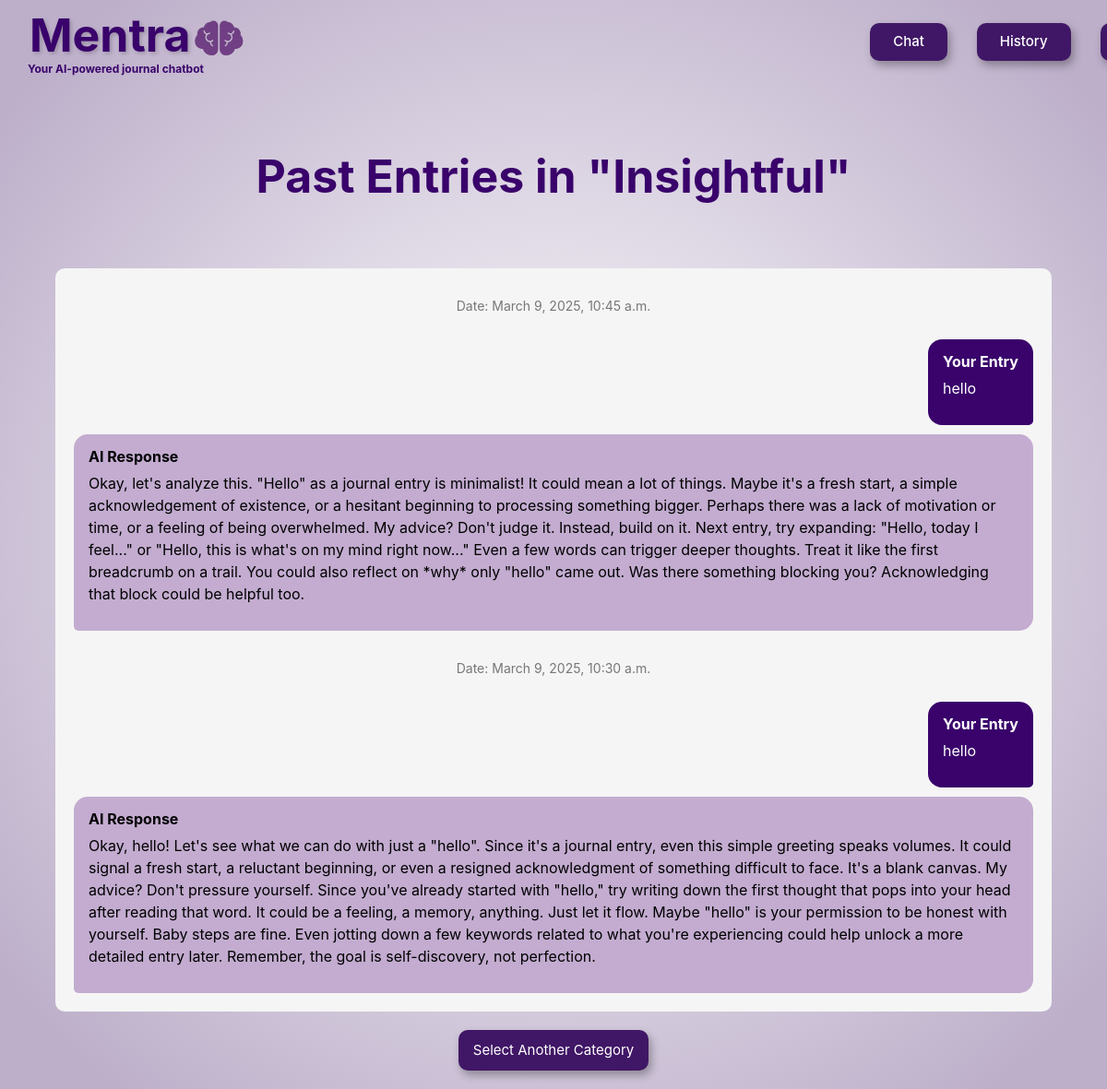
The app's page /past_entries/2/ (signed in), older data.
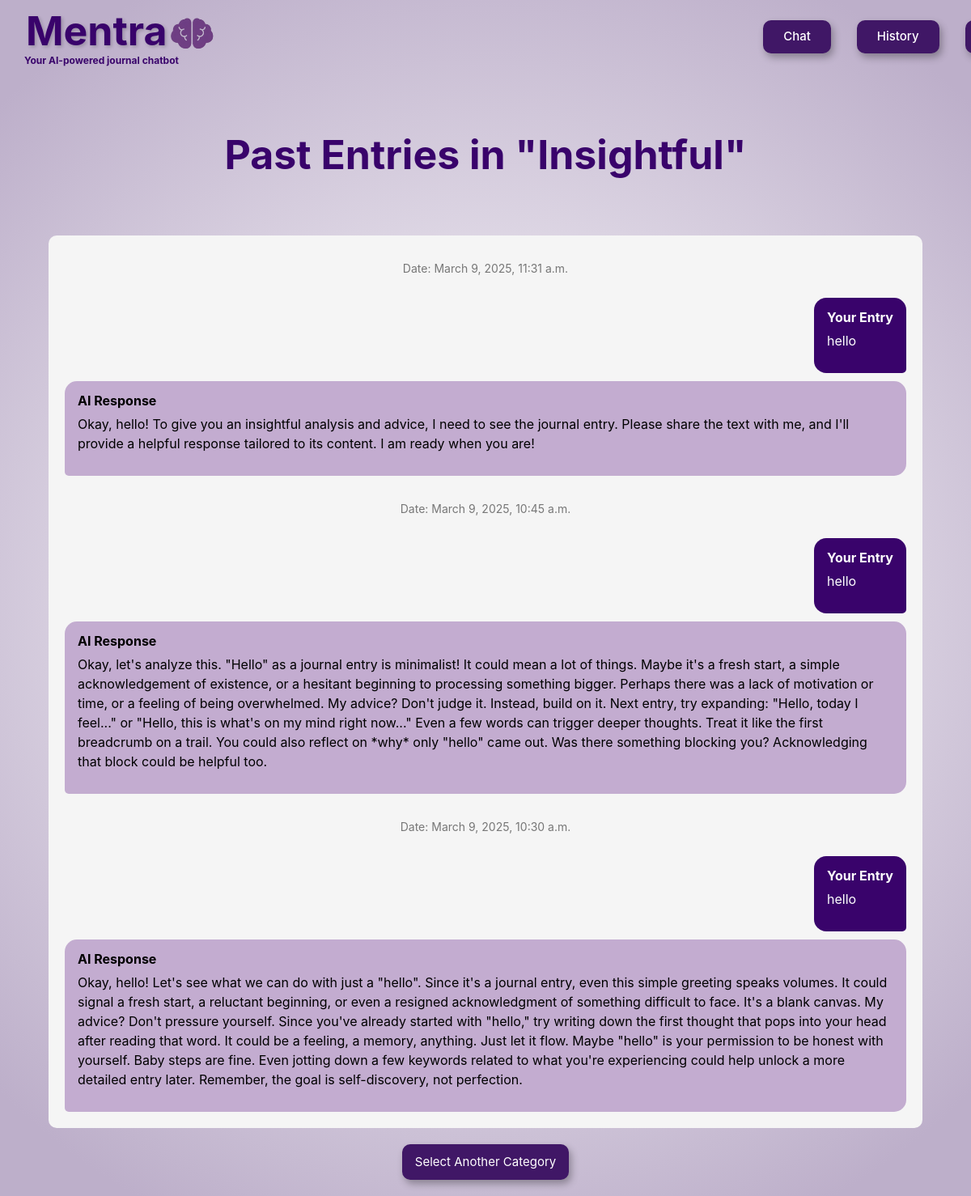
The same page, newer data.
### application/models.py (models this page shows, shortened)
class JournalLog(models.Model):
    input = models.CharField(max_length=1000)
    output = models.CharField(max_length=3000)
    category = models.ForeignKey(Category, on_delete=models.CASCADE, blank=True, null=True, related_name="log_category")
    date_time = models.DateTimeField()
    owner = models.ForeignKey(User, on_delete=models.CASCADE, blank=True, null=True, related_name="log_user")

### application/views.py (the view)
# urls.py: path("past_entries/<int:category_id>/", views.past_entries, name="past_entries"),
def past_entries(request, category_id):
    category_data = get_object_or_404(Category, id=category_id)
    sorted_journal_entries = JournalLog.objects.filter(
        category=category_data,
        owner=request.user
    ).order_by('-date_time')
    return render(request, "application/history-render.html", {
        "category": category_data,
        "journal_entries": sorted_journal_entries
    })

### application/templates/application/history-render.html
{% extends "application/layout.html" %}
{% block body %}
    <div>
        <h3 class="history-title text-center">Past Entries in "{{ category.category_name }}"</h3>
        <div class="journal-entry-container">
            {% for entry in journal_entries %}
            <div class="journal-entry">
                <p class="journal-date">Date: {{ entry.date_time }}</p>
                <div class="journal-entry-section-input">
                    <p class="journal-entry-title">Your Entry</p>
                    <p class="journal-entry-text">{{ entry.input }}</p>
                </div>
                <div class="journal-entry-section-output">
                    <p class="journal-entry-title">AI Response</p>
                    <p class="journal-entry-text">{{ entry.output }}</p>
                </div>
            </div>
            {% empty %}
                <p class="text-center">No entries found in this category.</p>
            {% endfor %}
        </div>
        <div class="text-center mt-3">
            <a class="btn btn-purple" href="{% url 'history_render_category' %}">Select Another Category</a>
        </div>
    </div>
{% endblock %}

Row changes from the older to the newer data that the page shows:
added JournalLog: date_time "March 9, 2025, 11:31 a.m.", input "hello", output "Okay, hello! To give you an insightful analysis and advice, I need to see the journal entry. Please share the text with me, and I'll provide a helpful response tailored to its content. I am ready when you are!"
